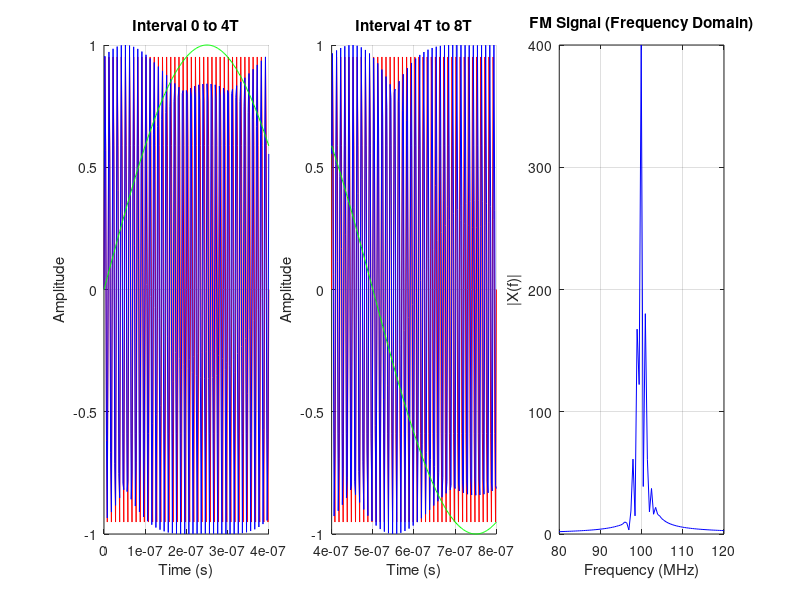

This figure's MATLAB source:
%% Clear workspace
clear; clc; close all;


A0 = 1.0;      
B0 = 1.0;
fc = 100e6;        % carrier frequency (Hz)
fa = 1e6;          % message frequency (Hz)
fs = 500e6;        % sampling rate (Hz)
T1 = 1e-7;         
T2 = 20e-7;        

t1 = 0:1/fs:4*T1;
t2 = 4*T1:1/fs:8*T1;
t_FM = 0:1/fs:T2;

wc = 2*pi*fc;
wa = 2*pi*fa;


B1 = B0 * sin(wa*t1);
B2 = B0 * sin(wa*t2);
B_FM = B0 * sin(wa*t_FM);


transmitted_signal1 = A0 * sin(wc*t1 + B1);
transmitted_signal2 = A0 * sin(wc*t2 + B2);
FM_signal = A0 * sin(wc*t_FM + B_FM);

N = length(FM_signal);
X = fft(FM_signal);
f = (0:N-1)*(fs/N); 


figure('Position',[100 100 1400 500]);


subplot(1,3,1);
hold on;
plot(t1, A0*sin(wc*t1), 'r');         % carrier
plot(t1, transmitted_signal1, 'b');    % modulated
plot(t1, B1, 'g');                     % audio
hold off;
xlabel('Time (s)');
ylabel('Amplitude');
title('Interval 0 to 4T');
grid on;


subplot(1,3,2);
hold on;
plot(t2, A0*sin(wc*t2), 'r');         
plot(t2, transmitted_signal2, 'b');    
plot(t2, B2, 'g');                     
hold off;
xlabel('Time (s)');
ylabel('Amplitude');
title('Interval 4T to 8T');
grid on;

subplot(1,3,3);
plot(f/1e6, abs(X),'b');
xlabel('Frequency (MHz)');
ylabel('|X(f)|');
title('FM Signal (Frequency Domain)');
xlim([80 120]);   
grid on;
